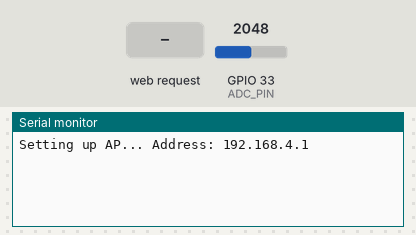
Recording of a sketch running on a simulated ESP32. On the bench: the last lines printed to the serial monitor. The test bench sets the inputs (shaded band); at power-on: GPIO 33 (ADC_PIN) = 2048 (analog values on the 0–4095 scale). Storage starts empty.

Above: at 1.2 s.
1.3 s: HTTP request GET /sdcard received
At 2.1 s:
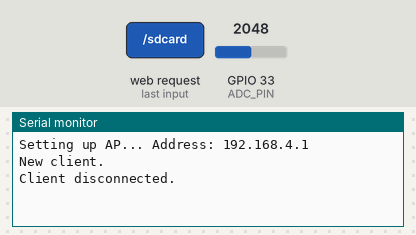
2.8 s: HTTP request GET /start received
At 3.4 s:
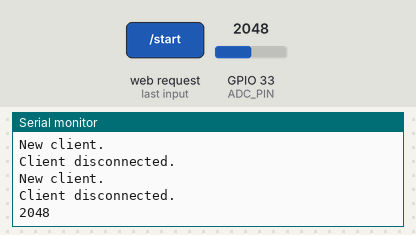

Measured:
- after the input at 1.3 s, the serial monitor: prints a new line at once (image 1)
- after the input at 2.8 s, the serial monitor: prints a new line after 0.20 s (image 2)

The sketch:

main.ino
```cpp
#include <WiFi.h>
#include <SD_MMC.h>
#include <FS.h>

const uint8_t ADC_PIN = 33;
const uint8_t ADC_READ_RESOLUTION = 12;
const uint16_t SAMPLING_INTERVAL = 500; //cannot exceed 65536

const char* SSID = "ESP32-AP";
const char* PASSWORD = "123test123";

uint16_t adcValue;
uint32_t timestamp;
uint32_t currentMillis;
uint32_t previousMillis;

WiFiServer server(80);
String header;

bool isRecording = false;
File dataFile;

void listFiles(WiFiClient client, fs::FS &fs, const String& path){
  File root = fs.open(path, "r");
  if(!root || !root.isDirectory()){
    Serial.println("Failed to open directory");
    return;
  }

  client.println("<h2>Files on SD Card</h2><ul>");

  File entry = root.openNextFile();
  while (entry) {
    client.print("<li>" + String(path) + String(entry.name()) + "</li>");// - <a href=\"/download?file=" + String(path) + "/" + String(entry.name()) + "\">Download</a></li>");
    entry = root.openNextFile();
  }

  client.println("</ul>");
  entry.close();
  root.close();
}

/*
void downloadFile(WiFiClient client, fs::FS &fs, const String& path) {
  File file = fs.open(path, FILE_READ);
  if (!file) {
    Serial.println("File not found: " + path);
    client.println("HTTP/1.1 404 Not Found");
    return;
  }

  String filename = path.substring(path.lastIndexOf('/') + 1);
  String contentType = "text/csv";

  client.println("HTTP/1.1 200 OK");
  client.println("Content-Disposition: attachment; filename=\"" + filename + "\"");
  client.println("Content-type: " + contentType);
  client.println("Connection: close");
  client.println();

  while (file.available()) {
    client.write(file.read());
  }

  file.close();
}
*/


void startRecording(fs::FS &fs){
  int count = 0;
  String fileName;

  do {
    fileName = "/data(" + String(count) + ").csv";
    count++;
  } while (fs.exists(fileName));

  dataFile = fs.open(fileName, FILE_WRITE);
  if(!dataFile){
    Serial.println("Failed to create file.");
    return;
  }

  dataFile.println("Timestamp,Value");
  isRecording = true;
}

void stopRecording(){
  isRecording = false;
  dataFile.close();
}

void recordData(){
  if(isRecording){
    adcValue = analogRead(ADC_PIN);
    timestamp = millis();

    dataFile.print(timestamp);
    dataFile.print(",");
    dataFile.println(adcValue);

    dataFile.flush();
    Serial.println(adcValue);
  }
}

void setup() {
  Serial.begin(115200);

  //Mount MicroSD Card
  if (!SD_MMC.begin("/sdcard", true)) {
    Serial.println("MicroSD Card Mount Failed");
    return;
  }

  //Setup AP
  Serial.print("Setting up AP... ");
  WiFi.softAP(SSID, PASSWORD);
  IPAddress IP = WiFi.softAPIP();

  //Print IP to console
  Serial.print("Address: ");
  Serial.println(IP);
  server.begin();

  //Configure ADCI
  pinMode(ADC_PIN, INPUT);
  adcAttachPin(ADC_PIN);
  analogReadResolution(ADC_READ_RESOLUTION);

  randomSeed(analogRead(ADC_PIN));
  previousMillis = 0;
}

void loop() {
  WiFiClient client = server.available();
  if(client){
    Serial.println("New client.");
    String currentLine = "";

    while (client.connected()) {
      if (client.available()) {
        char c = client.read();
        header += c;

        if (c == '\n') {
          if (currentLine.length() == 0) {
            client.println("HTTP/1.1 200 OK");
            client.println("Content-type:text/html");
            client.println("Connection: close");
            client.println();

            // start/stop recording
            if (header.indexOf("GET /start") >= 0){
              isRecording = true;
              startRecording(SD_MMC);
            } else if (header.indexOf("GET /stop") >= 0) {
              isRecording = false;
              stopRecording();
            } /* else if (header.indexOf("GET /download?file=") >= 0){
              String path = header.substring(header.indexOf("file=") + 5, header.indexOf(" HTTP/1.1"));
              downloadFile(client, SD_MMC, path);
            } */

            // Display the HTML web page
            client.println("<!DOCTYPE html><html>");
            client.println("<head><meta name=\"viewport\" content=\"width=device-width, initial-scale=1\">");
            client.println("<link rel=\"icon\" href=\"data:,\">");
            client.println("<style>html { font-family: Helvetica; display: inline-block; margin: 0px auto; text-align: center;}");
            client.println(".button { background-color: #4CAF50; border: none; color: white; padding: 16px 40px;");
            client.println("text-decoration: none; font-size: 30px; margin: 2px; cursor: pointer;}");
            client.println("ul {list-style-type: none;}");
            client.println(".button2 {background-color: #555555;}</style></head>");
            client.println("<body><h1>ESP32 Web Server</h1>");

            // Add buttons for start/stop recording
            client.println("<p>Recording Status: " + String(isRecording ? "Recording" : "Not Recording") + "</p>");
            if (isRecording) {
              client.println("<p><a href=\"/stop\"><button class=\"button button2\">Stop Recording</button></a></p>");
            } else {
              client.println("<p><a href=\"/start\"><button class=\"button\">Start Recording</button></a></p>");
            }

            // Display the list of files on the SD card
            listFiles(client, SD_MMC, "/");

            client.println("</body></html>");
            client.println();
            break;
          } else {
            currentLine = "";
          }
        } else if (c != '\r') {
          currentLine += c;
        }
      }
    }

    header = "";
    client.stop();
    Serial.println("Client disconnected.");
  }

  currentMillis = millis();
  if((currentMillis - previousMillis) >= SAMPLING_INTERVAL){
    previousMillis = currentMillis;
    recordData();
  }
}
```
